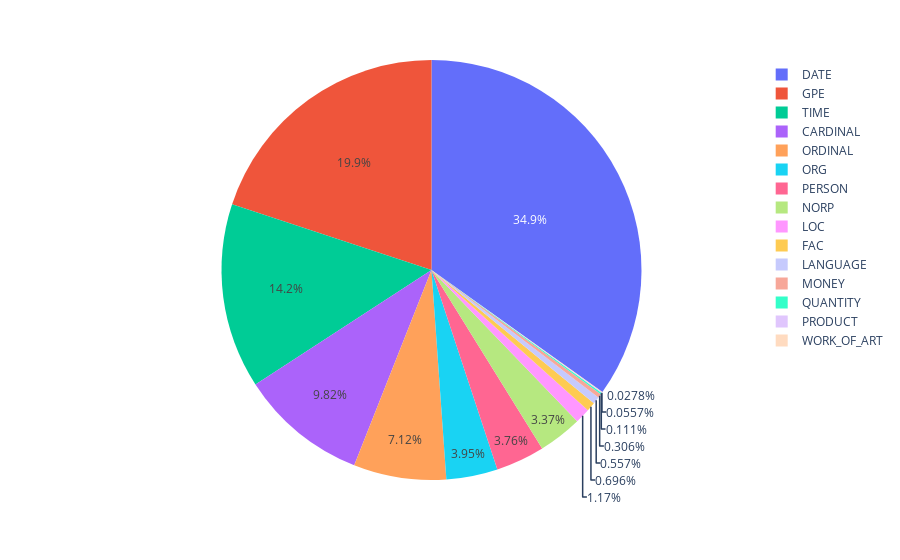

Write notebook code for a chart like this one.
### Code cell
df6['Entity'].value_counts()
negative= df6.groupby(['Entity']).size().to_frame('count').reset_index()
negative.sort_values(by='count', ascending=False)[:10]
fig = px.pie(negative, values='count', names='Entity')
fig.show()

### Figure 1 — Plotly figure (JSON) as saved in the notebook; plotly's stock layout.template omitted (floating-point values rounded to 4 significant figures)
{"data": [{"domain": {"x": [0, 1], "y": [0, 1]}, "hovertemplate": "Entity=%{label}<br>count=%{value}<extra></extra>", "labels": ["CARDINAL", "DATE", "FAC", "GPE", "LANGUAGE", "LOC", "MONEY", "NORP", "ORDINAL", "ORG", "PERSON", "PRODUCT", "QUANTITY", "TIME", "WORK_OF_ART"], "legendgroup": "", "name": "", "showlegend": true, "type": "pie", "values": [353, 1253, 25, 716, 20, 42, 11, 121, 256, 142, 135, 2, 4, 512, 1]}], "layout": {"legend": {"tracegroupgap": 0}, "margin": {"t": 60}}}
